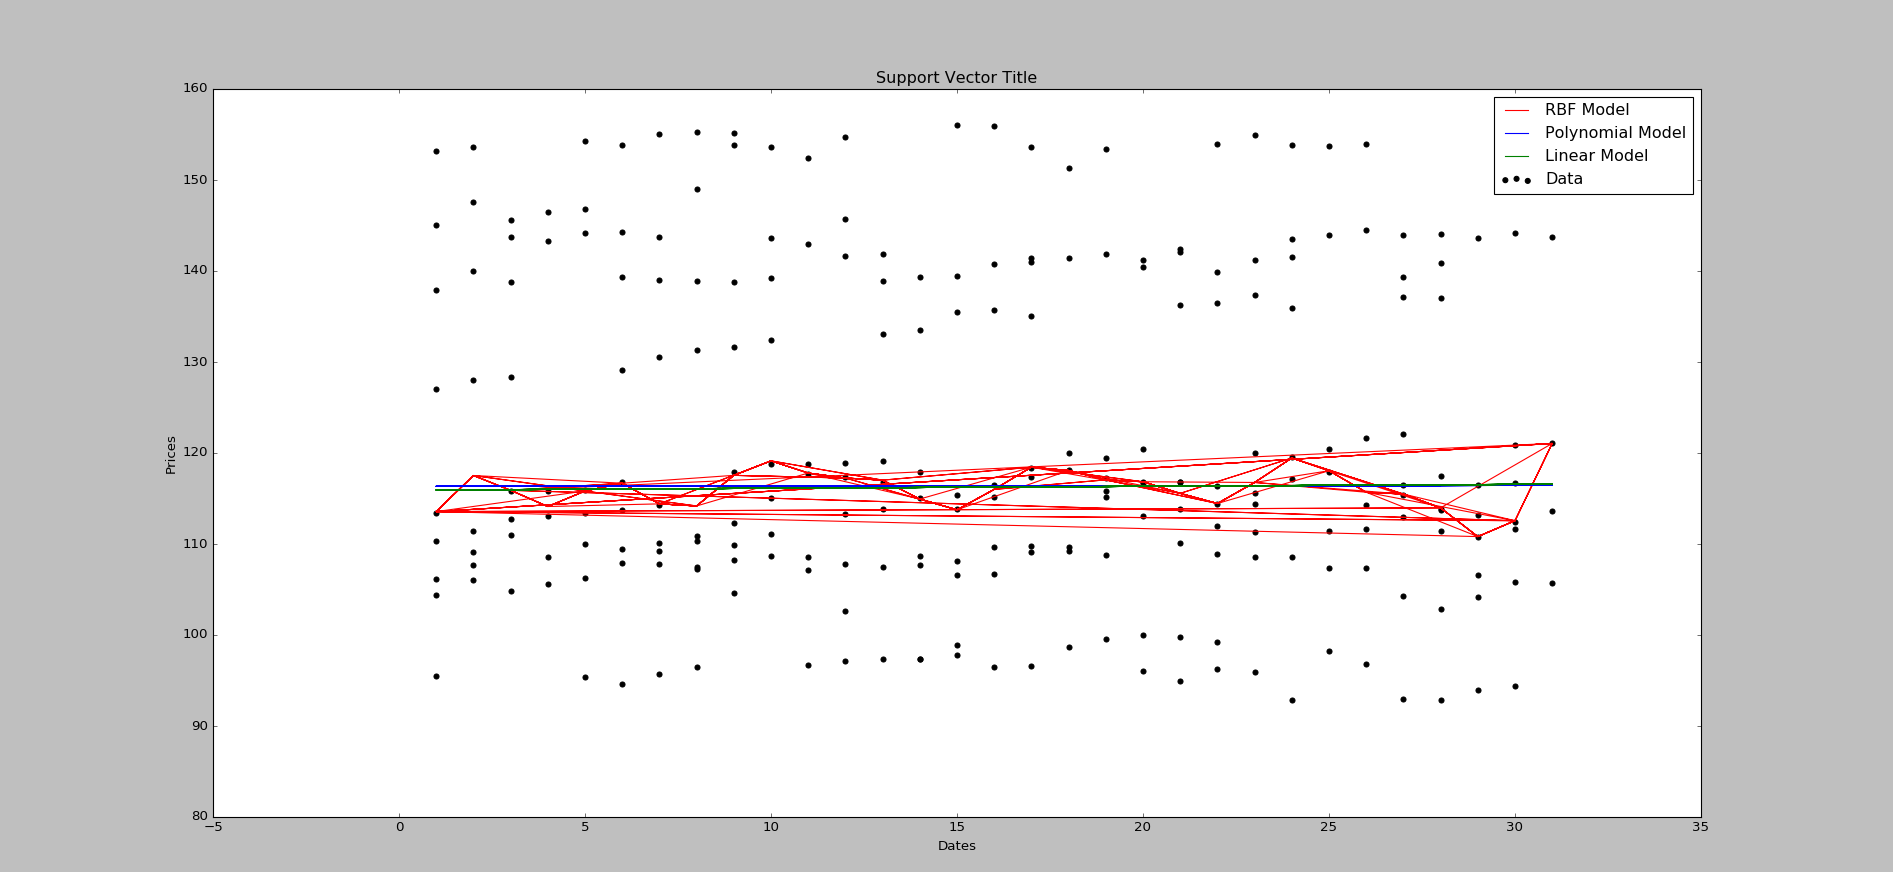

The Python source for this figure:
import csv
import numpy as np
from sklearn.svm import SVR
import matplotlib.pyplot as plt

dates = []
prices = []

def get_data(filename):
		with open(filename, 'r') as csvfile:
				csvFileReader = csv.reader(csvfile)
				next(csvFileReader)  #skipping coloumn names
				for row in csvFileReader:
						dates.append(int(row[0].split('-')[0]))
						prices.append(float(row[1]))
		
		return


def predict_price(dates, prices, x):
		dates = np.reshape(dates, (len(dates), 1)) #converting to matrix of n x 1


		#building support vector regression models	
		svr_lin = SVR(kernel = 'linear', C= 1e3)
		svr_poly = SVR(kernel = 'poly', C= 1e3, degree= 2)
		svr_rbf = SVR(kernel = 'rbf', C= 1e3, gamma= 0.1)		


		#fitting datapoints in the models
		svr_lin.fit(dates, prices)
		svr_poly.fit(dates, prices)
		svr_rbf.fit(dates, prices)

		#building x and y axis and heading for the graph
		plt.title('Support Vector Title')
		plt.xlabel('Dates')
		plt.ylabel('Prices')

		#publishing initial data-points
		plt.scatter(dates, prices, color= 'black', label= 'Data')

		#plotting the lines made by respective models
		plt.plot(dates, svr_rbf.predict(dates), color= 'red', label= 'RBF Model')
		plt.plot(dates, svr_poly.predict(dates), color= 'blue', label= 'Polynomial Model')
		plt.plot(dates, svr_lin.predict(dates), color= 'green', label= 'Linear Model')

		plt.legend()
		plt.show()

		return svr_rbf.predict(x)[0], svr_lin.predict(x)[0], svr_poly.predict(x)[0]

get_data('aapl.csv') #passing csv file as input

	#print("Dates- ", dates)
	#print("Prices-", prices)
predicted_price = predict_price(dates, prices, 29)
